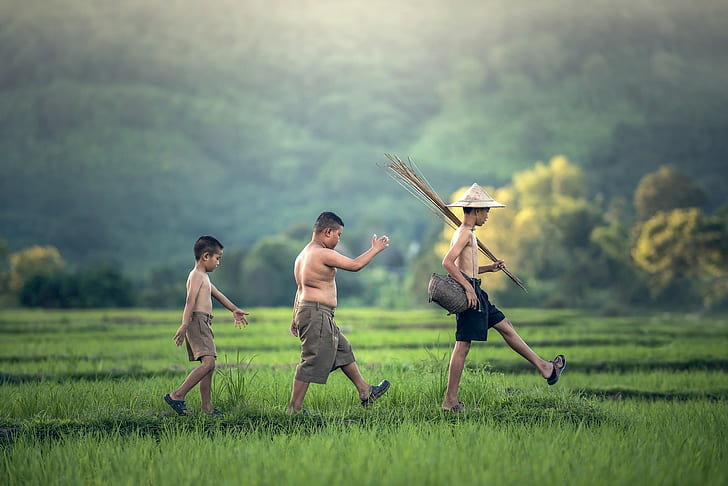
#> input picture test.jpg, 728 x 486 px
$ jupyter execute edge.ipynb   (older library calls are emulated)
#> lines starting #> are read from the running program, lines starting #| are printed output that depends on the picture; after the words box and inside, x2 and y2 are one past the last pixel; in counts of white or black regions, pixels touching at a corner belong together
[cell 1]
import cv2
import matplotlib.pyplot as plt
import numpy as np

img = cv2.imread("test.jpg")
#> img is the input picture: shape (486, 728, 3); mean B, G, R 106.1, 131, 112.3
color_img = cv2.cvtColor(img,cv2.COLOR_BGR2RGB)
plt.figure(figsize=(15,8))
plt.imshow(color_img)
plt.show()

[cell 2]
sobelx = cv2.Sobel(img, cv2.CV_64F, 1, 0, ksize=3)
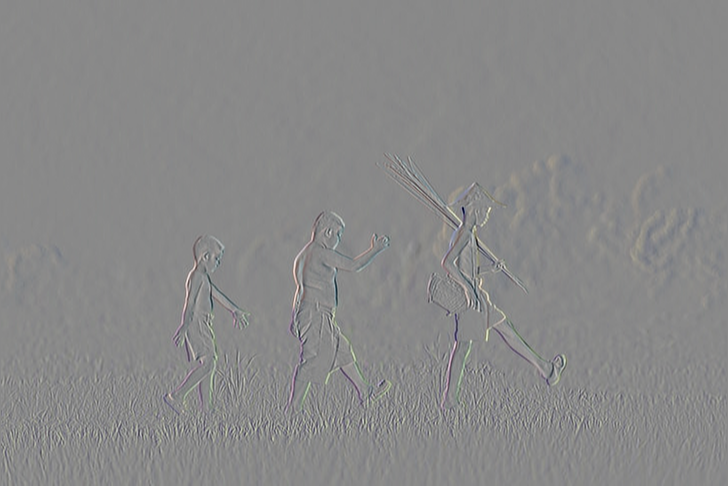
#> sobelx: shape (486, 728, 3) float64; mean B, G, R 0, 0, 0; drawn with min black and max white
sobely = cv2.Sobel(img, cv2.CV_64F, 0, 1, ksize=3)
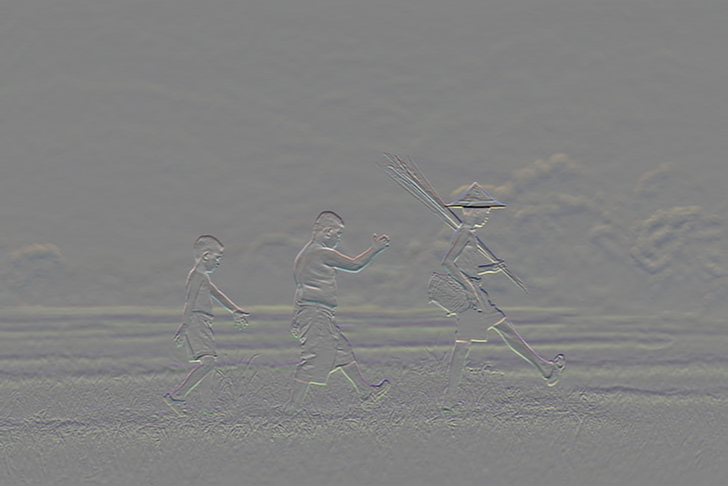
#> sobely: shape (486, 728, 3) float64; mean B, G, R -1.7, -1, -1.5; drawn with min black and max white

# Magnitude
sobel_mag = np.sqrt(sobelx**2 + sobely**2)
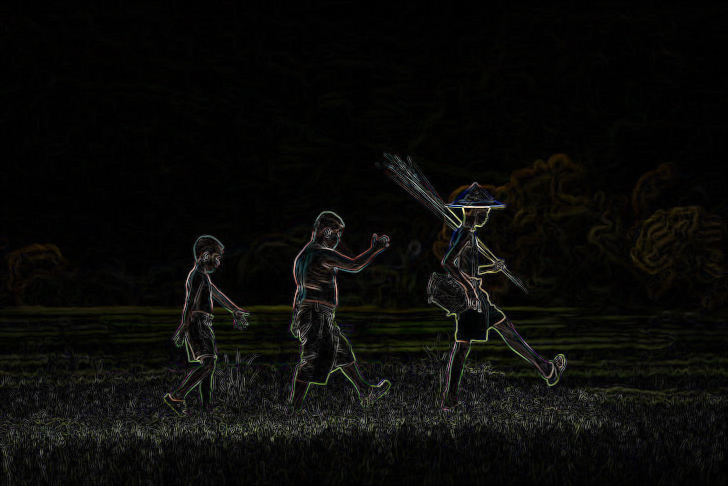
#> sobel_mag: shape (486, 728, 3) float64; mean B, G, R 35.2, 42.6, 42.6; drawn with min black and max white
sobel_mag = np.uint8(sobel_mag)
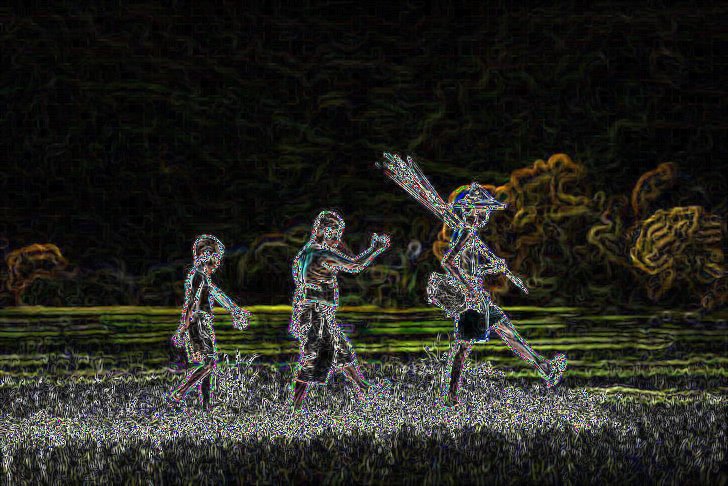
#> sobel_mag: shape (486, 728, 3); mean B, G, R 30.7, 36.6, 36.7

plt.imshow(sobel_mag, cmap="gray")
plt.title("Sobel Edge Map")
plt.axis("off")
plt.show()

[cell 3]
img = cv2.imread("test.jpg", 0)
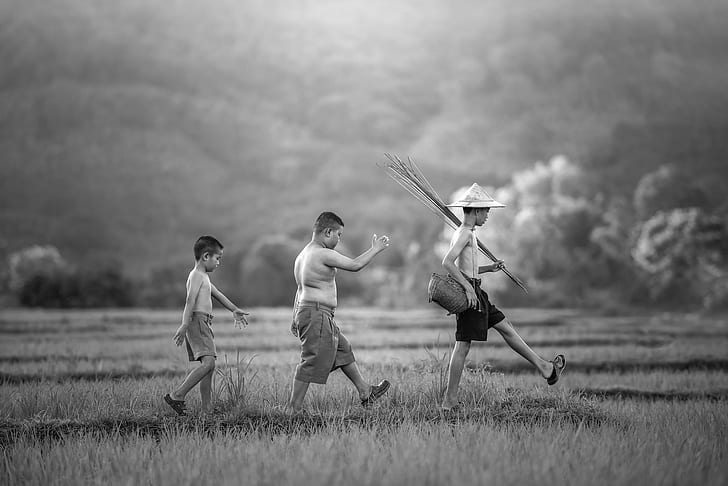
#> img: shape (486, 728); min 0, max 255, mean 122.6

canny = cv2.Canny(
    img,
    threshold1=100,
    threshold2=200
)
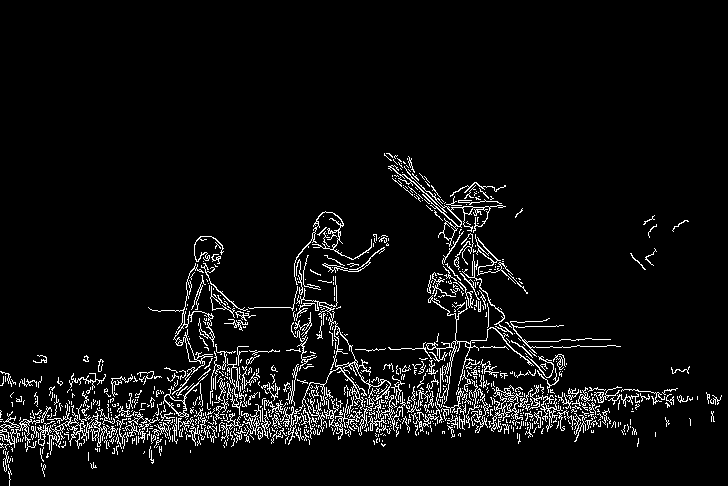
#> canny: shape (486, 728); 5.6% white in thin lines or dots, all inside (x1, y1, x2, y2) = (0, 153, 722, 486)

plt.imshow(canny, cmap="gray")
plt.title("Canny-Edge Map")
plt.axis("off")
plt.show()

[cell 4]
img = cv2.imread("test.jpg")
color_img = cv2.cvtColor(img,cv2.COLOR_BGR2RGB)

# Add Gaussian noise
noise = np.random.normal(0, 25, color_img.shape)
noisy = color_img + noise
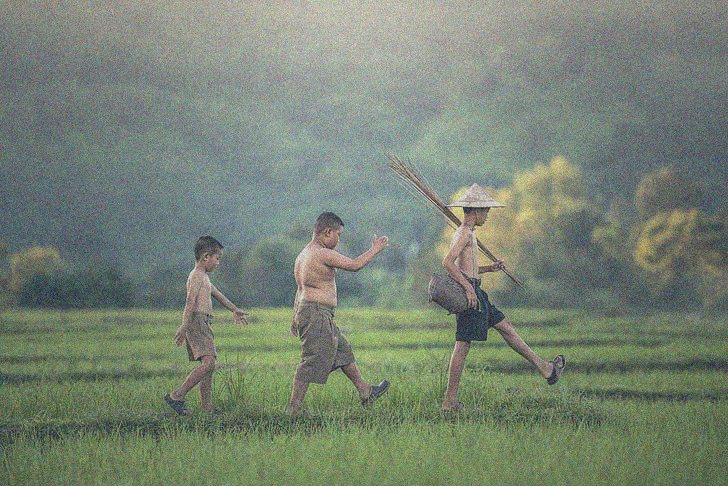
#> noisy: shape (486, 728, 3) float64; mean R, G, B 112.3, 131.1, 106.1; drawn with min black and max white
noisy = np.clip(noisy, 0, 255).astype(np.uint8)
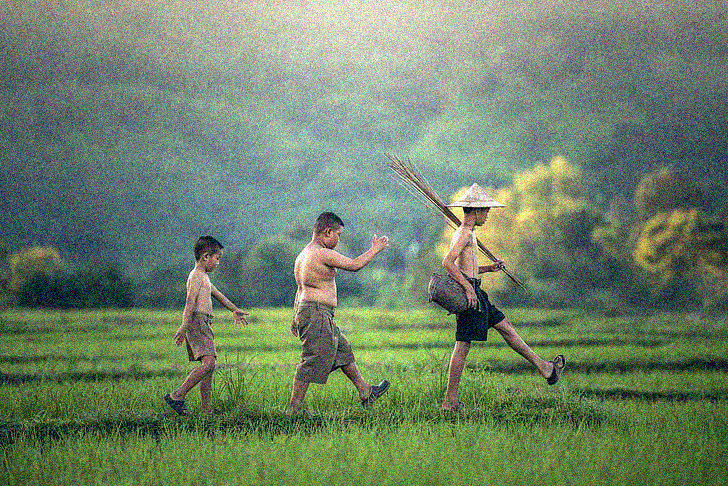
#> noisy: shape (486, 728, 3); mean R, G, B 111.9, 130.6, 105.7


# Sobel on noisy image
sx = cv2.Sobel(noisy, cv2.CV_64F, 1, 0, ksize=3)
sy = cv2.Sobel(noisy, cv2.CV_64F, 0, 1, ksize=3)
sobel_noisy = np.uint8(np.sqrt(sx**2 + sy**2))
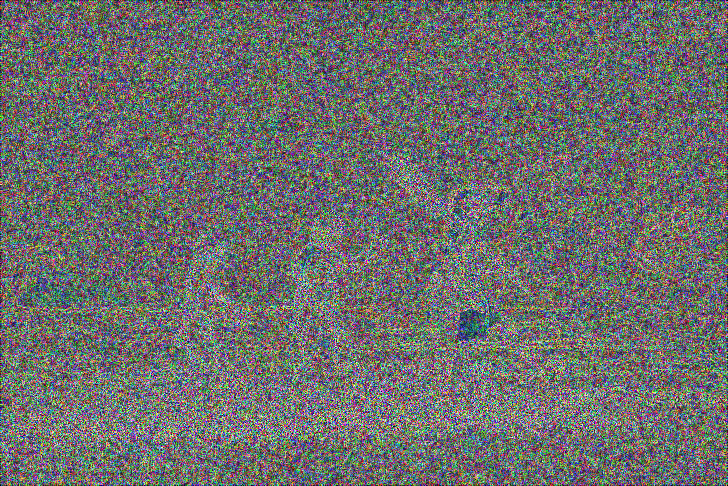
#> sobel_noisy: shape (486, 728, 3); mean R, G, B 109.2, 109.8, 108.7

# Canny on noisy image
canny_noisy = cv2.Canny(noisy, 300, 600)
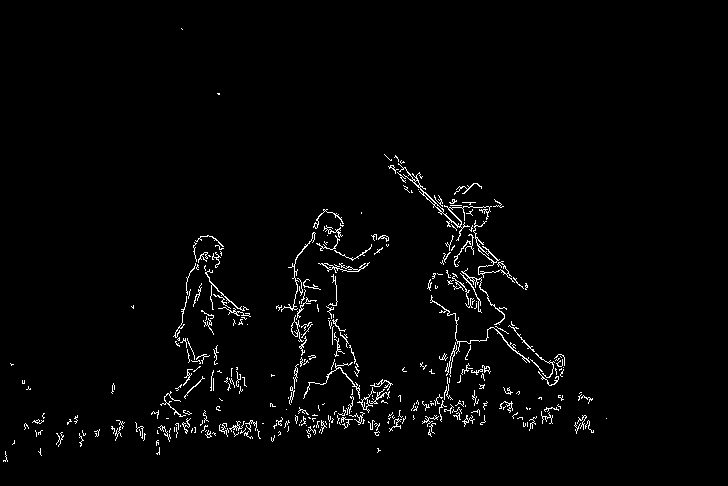
#> canny_noisy: shape (486, 728); 2.1% white in thin lines or dots, all inside (x1, y1, x2, y2) = (3, 28, 607, 462)

# Display comparison
plt.figure(figsize=(12,6))

plt.subplot(1,3,1)
plt.imshow(sobel_noisy, cmap="gray")
plt.title("Sobel on Noisy Image")
plt.axis("off")

plt.subplot(1,3,2)
plt.imshow(canny_noisy, cmap="gray")
plt.title("Canny on Noisy Image")
plt.axis("off")

plt.subplot(1,3,3)
plt.imshow(noisy, cmap="gray")
plt.title("Noisy Image")
plt.axis("off")

plt.show()
